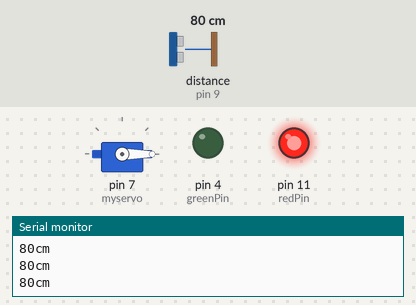
A sketch run on a simulated Arduino Uno, built with avr-gcc and run on an emulated ATmega328P. Shown: servo, output pins drawn as LEDs (lit = HIGH), the last lines printed to the serial monitor. Wiring (inferred from the names in the program): ultrasonic range finder: trigger pin 10; echo pin 9. The test bench sets the inputs (shaded band); at power-on: distance to the obstacle (sensor on pin 9) 80 cm. The echo pulse lasts 58.3 µs per cm; pins used as bus, display or sensor lines are not drawn.

Above: at 1.2 s.
1.3 s: distance to the obstacle (sensor on pin 9) set to 17 cm
2.8 s: distance to the obstacle (sensor on pin 9) set to 12 cm
At 3.01 s:
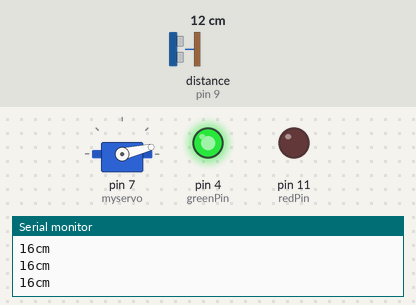
At 5.0 s:
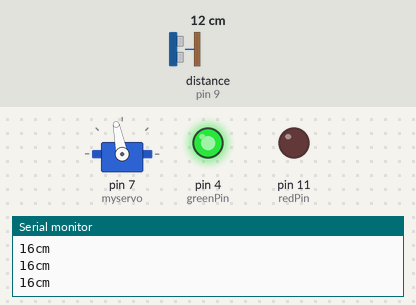
5.3 s: distance to the obstacle (sensor on pin 9) set to 9 cm
8.3 s: distance to the obstacle (sensor on pin 9) set to 6 cm
9.8 s: distance to the obstacle (sensor on pin 9) set to 11 cm
11.3 s: distance to the obstacle (sensor on pin 9) set to 7 cm
At 12.25 s:
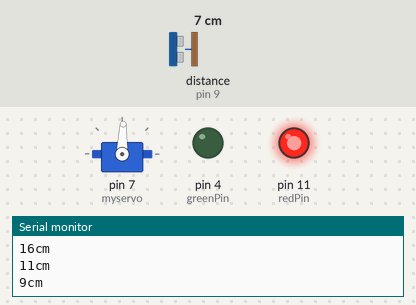
At 12.85 s:
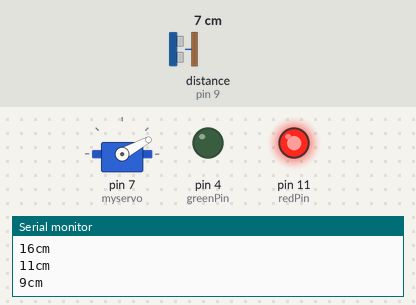
Timing chart, 0 to 14.6 s (numbered marks = the images above; inputs shaded):
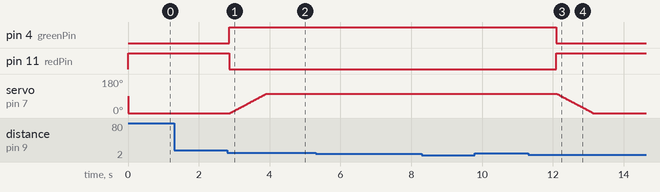

Measured:
- the behaviour switches between 15 and 14 cm on distance to the obstacle (sensor on pin 9) (found by bisection; images 0 and 1)
- the behaviour switches between 9 and 8 cm on distance to the obstacle (sensor on pin 9) (found by bisection; images 2 and 3)
- after the input at 2.8 s, pin 4 (greenPin): LOW → HIGH after 0.06 s; pin 11 (redPin): HIGH → LOW after 0.06 s; servo on pin 7 (myservo): moves from 0° to 101° over 1.0 s, starting after 0.08 s
- after the input at 8.3 s, every drawn part: stays the same
- after the input at 9.8 s, every drawn part: stays the same
- after the input at 11.3 s, pin 4 (greenPin): HIGH → LOW after 0.80 s; pin 11 (redPin): LOW → HIGH after 0.80 s

The sketch:

sketch_feb02d.ino
```cpp
#include <Servo.h>

Servo myservo;
//number of pin connections
const int trigPin = 10;
int pos =0;
const int echoPin = 9;
const int greenPin = 4;
const int redPin = 11;

void setup() {

    Serial.begin(9600);

    //atach the servo at pin 7
    myservo.attach(7);

    //we set the red and green pins to output
    pinMode(redPin,OUTPUT);
    pinMode(greenPin , OUTPUT);

}

void loop() {

    long duration, cm;
    //we send and recieve the signal at the ultrasonic sensor
    pinMode(trigPin, OUTPUT);
    digitalWrite(trigPin, LOW);
    delayMicroseconds(2);
    digitalWrite(trigPin, HIGH);
    delayMicroseconds(20);
    digitalWrite(trigPin, LOW);
    pinMode(echoPin, INPUT);
    //the duration of the return signal
    duration = pulseIn(echoPin, HIGH);

    // convert time into a distance
    cm = microsecondsToCentimeters(duration);

    if ( cm > 7 && cm < 14)
    {
    digitalWrite(redPin, LOW);
    digitalWrite(greenPin, HIGH);
    //move the servo smoothly in increments of one
    while(myservo.read() <= 100)
    {
      myservo.write(pos++);
      delay(10);
      }

    delay(4000);
    }
    else if ( cm < 8)
    {
    digitalWrite(greenPin, LOW);
    digitalWrite(redPin, HIGH);
    //move the servo smoothly in decrements of one
    while(myservo.read() > 0)
    {
      myservo.write(pos--);
      delay(10);
      }
    delay(100);
    }
    else
    {
    digitalWrite(greenPin, LOW);
    digitalWrite(redPin, HIGH);
    //move the servo smoothly in decrements of one
    while(myservo.read() > 0)
    {
      myservo.write(pos--);
      delay(10);
      }
    delay(100);
    }

    Serial.print(cm);

    Serial.print("cm");

    Serial.println();

    delay(100);

}

long microsecondsToCentimeters(long microseconds) {

    // The speed of sound is 340 m/s or 29 microseconds per centimeter.

    // The ping travels out and back, so to find the distance of the

    // object we take half of the distance travelled.

    return microseconds / 29 / 2;

}
```
